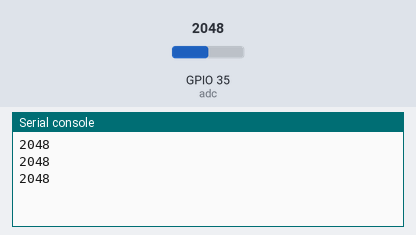
This program was run on a simulated ESP32 board running MicroPython. Shown: the last lines printed to the serial console. The test bench sets the inputs (shaded band); at power-on: GPIO 35 (adc) = 2048 (analog values on the 0–4095 scale).

Above: at 1.2 s.
1.3 s: GPIO 35 (adc) set to 2866
At 1.9 s:
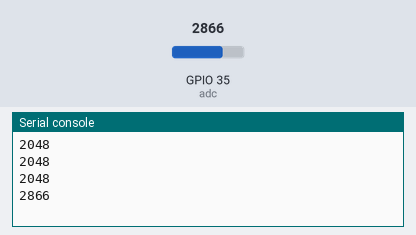
2.8 s: GPIO 35 (adc) set to 3603
At 3.4 s:
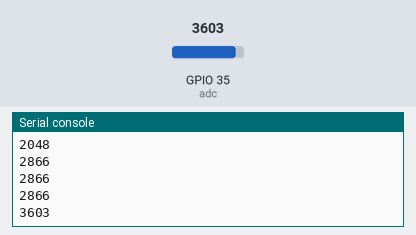
Timing chart, 0 to 5.8 s (numbered marks = the images above; inputs shaded):
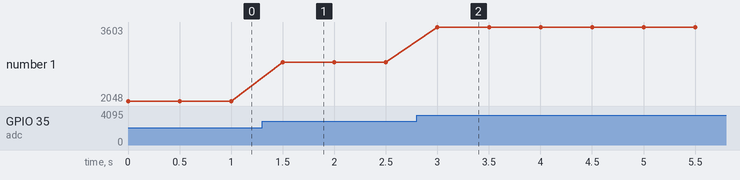

The program:

main.py
```python
'''
Realiza a leitura de uma entrada analógica no pino 35,
exibe no shell e varia o seu valor utilizando um potenciometro (0-4095).
'''

from machine import Pin, ADC
import time

def AnalogReadSerial():
    adc = ADC(Pin(35, Pin.IN)) #cria um objeto ADC atuando no pino 35
    val = adc.read() #lê uma entrada no pino analógico 35
    print(val) #imprime o valor no Shell

while(True): #loop
    AnalogReadSerial() #chamada da função
    time.sleep(0.5) #descanso de 500ms entre as entradas
```

Measured:
- after the input at 1.3 s, the serial console: prints a new line after 0.20 s (image 1)
- after the input at 2.8 s, the serial console: prints a new line after 0.20 s (image 2)
- plotted number 1: 2048 → 2866 after the input at 1.3 s, 2866 → 3603 after the input at 2.8 s
